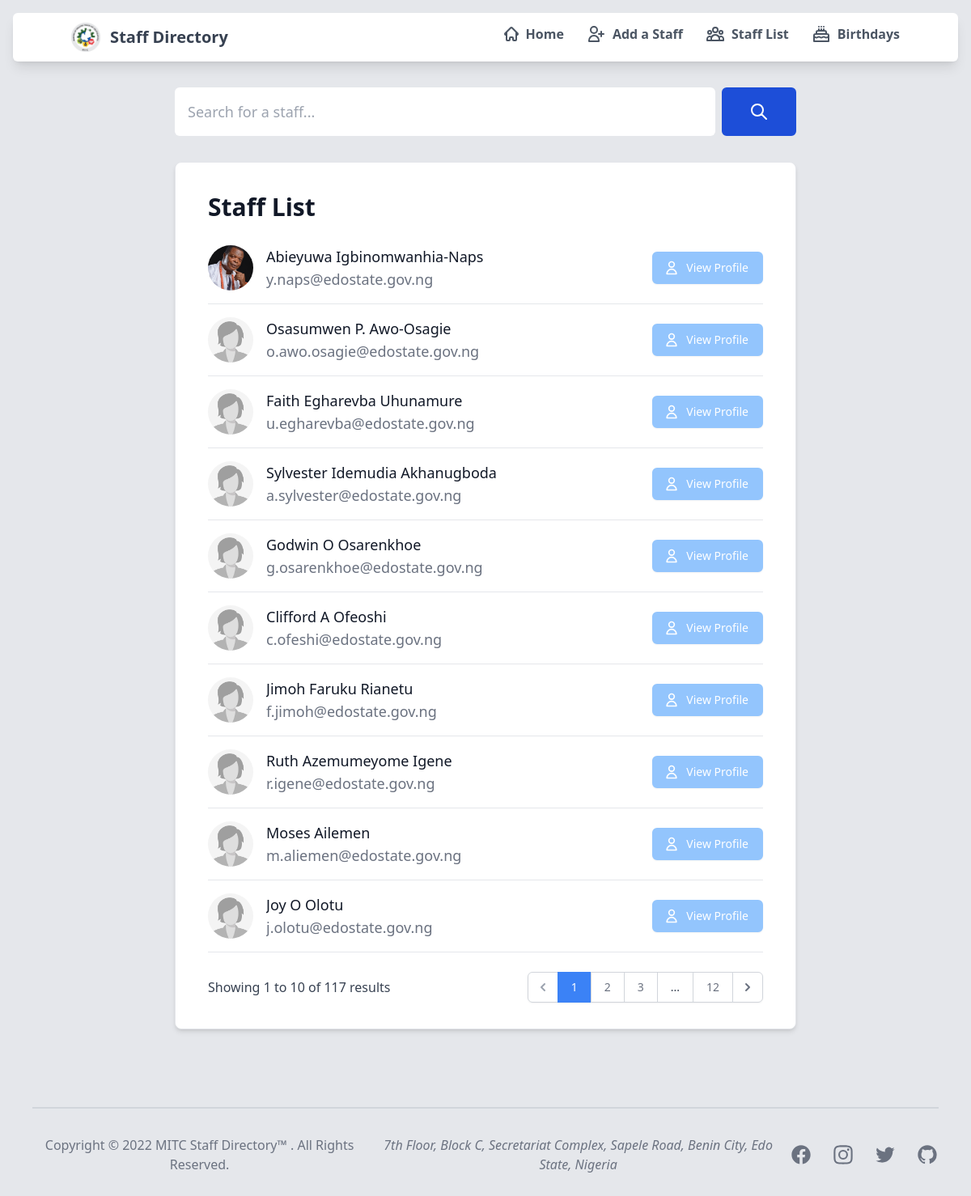
Page /staff/ on the committed database.
### sendmail/models.py (models this page shows, shortened)
class staffDetails(models.Model):
    first_name = models.CharField('First Name', max_length=20, null=False)
    middle_name = models.CharField('Middle Name', max_length=20, null=True, blank=True)
    last_name = models.CharField('Last Name', max_length=20, null=False)
    phone_number = PhoneNumberField(('Phone Number'), default='08012345678')
    email = models.EmailField('Official Email', max_length = 254, null=False)
    cadre = models.CharField('Cadre', max_length=50, null=False)
    first_appointment = models.DateField(("Date of First Appointment"), default=datetime.date.today, null=False, blank=False)
    department = models.CharField('Department', max_length=100, null=False, default='Admin Dept (default)')
    level = models.IntegerField('Grade Level', null=False)
    step = models.IntegerField('Step', null=False)
    staff_image = models.ImageField(
        verbose_name="Profile Picture",
        upload_to='staffimages',
        default='staffimages/default.jpg'
    )
    GENDER = (
        (1, 'Male'),
        (2, 'Female'),
        (3, 'Prefer not to say')
    )
    gender = models.IntegerField('Gender', choices=GENDER, default=2)
    MONTHS = (
        (1, 'January'),
        (2, 'February'),
        (3, 'March'),
        (4, 'April'),
        (5, 'May'),
        (6, 'June'),
        (7, 'July'),
        (8, 'August'),
        (9, 'September'),
        (10, 'October'),
        (11, 'November'),
        (12, 'December')
    )
    birth_month = models.IntegerField('Birth Month', choices=MONTHS, default=1)
    birth_day = models.IntegerField('Birth Day', null=False)
    class Meta:
        db_table = 'sendmail_staffdetails'

### sendmail/views.py (the view)
# urls.py: re_path(r'^staff/$', views.staffListView.as_view(), name='stafflist'),
class staffListView(ListView):
    model = staffDetails
    context_object_name = 'stafflist'   # your own name for the list as a template variable
    template_name = 'stafflist.html'  # Specify your own template name/location
    paginate_by = 10
    def get_queryset(self):
        return staffDetails.objects.all()
    def get_context_data(self, **kwargs):
        context = super(staffListView, self).get_context_data(**kwargs)
        context['title'] = 'List of all Staff'
        context['total_staff'] = staffDetails.objects.all().count()
        return context

### sendmail/templates/stafflist.html (shortened to what this page needs)
{% extends "base.html" %}
{% load widget_tweaks %}
{% load static %}
{% block content %}
    {% include 'snippets/searchbar.html' %}
    <div class="p-6 md:pb-4 mt-8 max-w-3xl mb-20 md:mb-24 bg-white rounded-lg border mx-auto shadow-md sm:p-10 min-h-full justify-center">
        <div class="flex justify-between items-center mb-4">
            <h5 class="text-3xl font-bold leading-none text-gray-900 dark:text-white">Staff List</h5>
        </div>
        <div class="flow-root">
            <ul role="list" class="divide-y divide-gray-200 dark:divide-gray-700">
                {% for staff in stafflist %}
                    <li class="py-3 sm:py-4">
                        <div class="flex items-center space-x-4">
                            <div class="flex-shrink-0">
                                <img class="w-14 h-14 rounded-full" src="{{ staff.staff_image.url }}"
                                    alt="{{ staff.first_name }}'s' image">
                            </div>
                            <div class="flex-1 min-w-0">
                                <p class="text-lg font-medium text-gray-900 truncate dark:text-white">
                                    {{ staff.first_name }}
                                    {% if staff.middle_name %}
                                        {{ staff.middle_name }}
                                        {% else %}
                                            <span></span>
                                    {% endif %}
                                    {{ staff.last_name }}
                                </p>
                                <p class="text-lg text-gray-500 truncate dark:text-gray-400">
                                    {{ staff.email }}
                                </p>
                            </div>
                            <div class="inline-flex items-center text-base font-semibold text-gray-900 dark:text-white">
                                <a href="{% url 'staffdetails' staff.id %}">
                                    <button type="button" class="inline-flex items-center px-4 py-2 border border-2 border-blue-300 rounded-md shadow-sm
                                                                text-sm font-medium text-white bg-blue-300 hover:bg-blue-400 focus:outline-none
                                                                hover:border-blue-400 focus:ring-4 focus:ring-offset-2 focus:ring-blue-400">
                                        <svg xmlns="http://www.w3.org/2000/svg" class="-ml-1 mr-2 h-5 w-5" fill="none" viewBox="0 0 24 24" stroke="currentColor"
                                            stroke-width="2">
                                            <path stroke-linecap="round" stroke-linejoin="round"
                                                d="M16 7a4 4 0 11-8 0 4 4 0 018 0zM12 14a7 7 0 00-7 7h14a7 7 0 00-7-7z" />
                                        </svg>
                                        View Profile
                                    </button>
                                </a>
                            </div>
                        </div>
                    </li>
                {% endfor %}
            </ul>
        </div>
        {% include 'snippets/pagination_stafflist.html' with stafflist=page_obj %}
    </div>
{% endblock %}

### rows in the picture
staffDetails: staff_image (picture), first_name "Abieyuwa", last_name "Igbinomwanhia-Naps", email "y.naps@edostate.gov.ng"
staffDetails: staff_image (placeholder picture), first_name "Osasumwen", middle_name "P.", last_name "Awo-Osagie", email "o.awo.osagie@edostate.gov.ng"
staffDetails: staff_image (placeholder picture), first_name "Faith", middle_name "Egharevba", last_name "Uhunamure", email "u.egharevba@edostate.gov.ng"
staffDetails: staff_image (placeholder picture), first_name "Sylvester", middle_name "Idemudia", last_name "Akhanugboda", email "a.sylvester@edostate.gov.ng"
staffDetails: staff_image (placeholder picture), first_name "Godwin", middle_name "O", last_name "Osarenkhoe", email "g.osarenkhoe@edostate.gov.ng"
staffDetails: staff_image (placeholder picture), first_name "Clifford", middle_name "A", last_name "Ofeoshi", email "c.ofeshi@edostate.gov.ng"
staffDetails: staff_image (placeholder picture), first_name "Jimoh", middle_name "Faruku", last_name "Rianetu", email "f.jimoh@edostate.gov.ng"
staffDetails: staff_image (placeholder picture), first_name "Ruth", middle_name "Azemumeyome", last_name "Igene", email "r.igene@edostate.gov.ng"
staffDetails: staff_image (placeholder picture), first_name "Moses", last_name "Ailemen", email "m.aliemen@edostate.gov.ng"
staffDetails: staff_image (placeholder picture), first_name "Joy", middle_name "O", last_name "Olotu", email "j.olotu@edostate.gov.ng"

### other values in the picture
{{ page_obj.start_index }} "1"
{{ page_obj.end_index }} "10"
{{ total_staff }} "117"
{{ num }} "1"
{{ num }} "2" "3"
{{ page_obj.paginator.num_pages }} "12"
